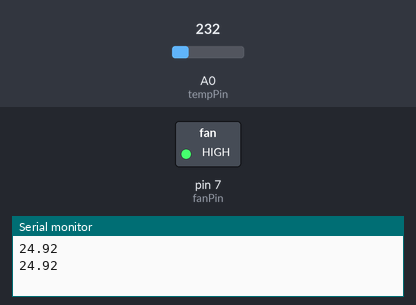
Recording of a sketch running on a simulated Arduino Uno, built with avr-gcc and run on an emulated ATmega328P. Shown: switched loads named in the sketch (green lamp = pin HIGH), the last lines printed to the serial monitor. The inputs (shaded band) are chosen by the test bench; at power-on: A0 (tempPin) = 232.

Above: at 1.8 s.
1.9 s: A0 (tempPin) set to 259
At 2.7 s:
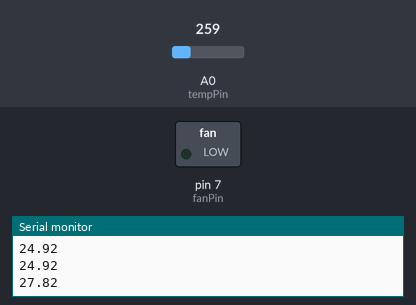
3.5 s: A0 (tempPin) set to 250
At 4.3 s:
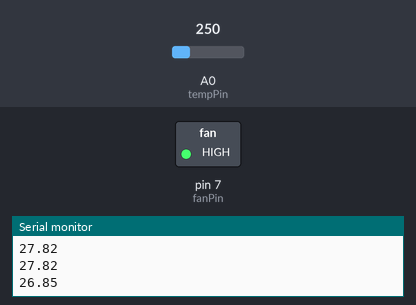
5.5 s: A0 (tempPin) set to 266
At 7.0 s:
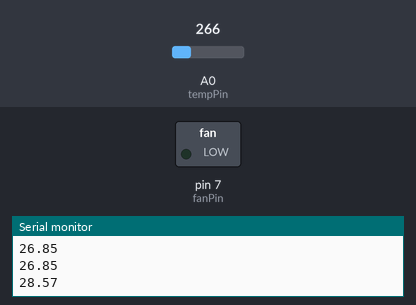
Timing chart, 0 to 8.5 s (numbered marks = the images above; inputs shaded):
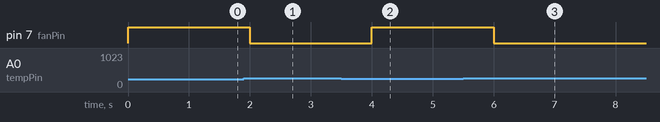

Measured:
- the behaviour switches between 251 and 252 on A0 (tempPin) (found by bisection; images 0 and 1)
- after the input at 1.9 s, pin 7 (fanPin): HIGH → LOW after 0.10 s
- after the input at 3.5 s, pin 7 (fanPin): LOW → HIGH after 0.50 s
- after the input at 5.5 s, pin 7 (fanPin): HIGH → LOW after 0.50 s

The sketch:

workshop_integrated_thermometer_n_fan.ino
```cpp
float tempC;
int sensor_voltage;
int tempPin = 0;
int fanPin = 7;

void setup() {
  analogReference( INTERNAL );
  pinMode( fanPin, OUTPUT );
  Serial.begin( 9600 );
}

void loop() {
  sensor_voltage = analogRead(tempPin);
  tempC = sensor_voltage / 9.31;
  if ( tempC > 27.0) {
    // Ensure Fan is on (on be default for plant safety)
    digitalWrite( fanPin, LOW );  // LOW is on because we wire normally closed (plant safety)
  } else {
    // turn fan off
    digitalWrite( fanPin, HIGH );
  }

  Serial.println(tempC);
  delay(1000);
}
```
